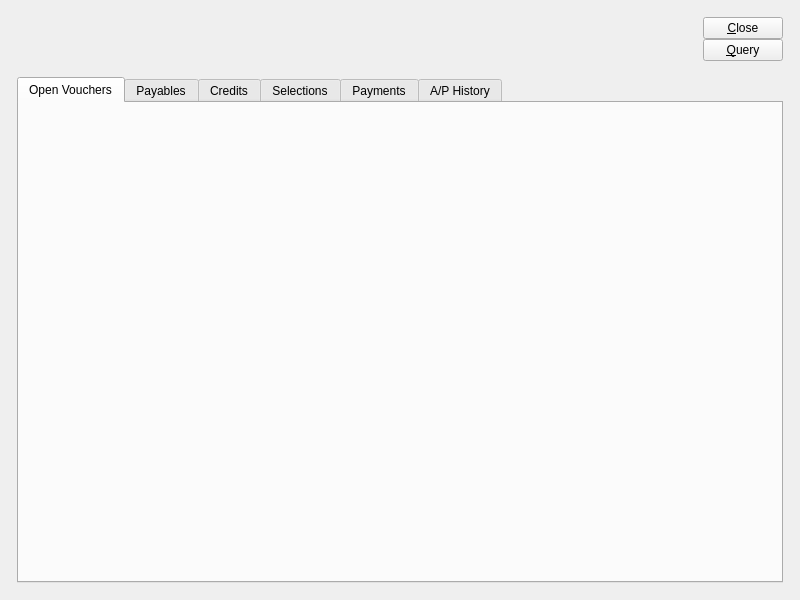
<?xml version="1.0" encoding="UTF-8"?>
<ui version="4.0">
 <comment>This file is part of the xTuple ERP: PostBooks Edition, a free and
open source Enterprise Resource Planning software suite,
Copyright (c) 1999-2018 by OpenMFG LLC, d/b/a xTuple.
It is licensed to you under the Common Public Attribution License
version 1.0, the full text of which (including xTuple-specific Exhibits)
is available at www.xtuple.com/CPAL.  By using this software, you agree
to be bound by its terms.</comment>
 <class>apWorkBench</class>
 <widget class="QWidget" name="apWorkBench">
  <property name="geometry">
   <rect>
    <x>0</x>
    <y>0</y>
    <width>800</width>
    <height>600</height>
   </rect>
  </property>
  <property name="windowTitle">
   <string>Payables Workbench</string>
  </property>
  <layout class="QGridLayout" name="gridLayout_2">
   <item row="0" column="0">
    <layout class="QGridLayout" name="gridLayout">
     <property name="margin">
      <number>12</number>
     </property>
     <property name="spacing">
      <number>12</number>
     </property>
     <item row="0" column="0">
      <layout class="QVBoxLayout" name="verticalLayout_2">
       <item>
        <layout class="QHBoxLayout" name="horizontalLayout">
         <item>
          <widget class="VendorGroup" name="_vendorgroup"/>
         </item>
         <item>
          <spacer>
           <property name="orientation">
            <enum>Qt::Horizontal</enum>
           </property>
           <property name="sizeHint" stdset="0">
            <size>
             <width>161</width>
             <height>48</height>
            </size>
           </property>
          </spacer>
         </item>
        </layout>
       </item>
       <item>
        <spacer name="verticalSpacer_2">
         <property name="orientation">
          <enum>Qt::Vertical</enum>
         </property>
         <property name="sizeHint" stdset="0">
          <size>
           <width>20</width>
           <height>0</height>
          </size>
         </property>
        </spacer>
       </item>
      </layout>
     </item>
     <item row="0" column="1">
      <layout class="QVBoxLayout" name="verticalLayout">
       <property name="spacing">
        <number>0</number>
       </property>
       <item>
        <widget class="QPushButton" name="_close">
         <property name="text">
          <string>&amp;Close</string>
         </property>
         <property name="autoDefault">
          <bool>false</bool>
         </property>
         <property name="default">
          <bool>false</bool>
         </property>
        </widget>
       </item>
       <item>
        <widget class="QPushButton" name="_query">
         <property name="text">
          <string>&amp;Query</string>
         </property>
        </widget>
       </item>
       <item>
        <spacer name="verticalSpacer">
         <property name="orientation">
          <enum>Qt::Vertical</enum>
         </property>
         <property name="sizeHint" stdset="0">
          <size>
           <width>20</width>
           <height>0</height>
          </size>
         </property>
        </spacer>
       </item>
      </layout>
     </item>
     <item row="1" column="0" colspan="2">
      <widget class="QTabWidget" name="_tab">
       <property name="sizePolicy">
        <sizepolicy hsizetype="Expanding" vsizetype="Expanding">
         <horstretch>0</horstretch>
         <verstretch>1</verstretch>
        </sizepolicy>
       </property>
       <property name="currentIndex">
        <number>0</number>
       </property>
       <widget class="QWidget" name="_vouchersTab">
        <attribute name="title">
         <string>Open Vouchers</string>
        </attribute>
        <layout class="QGridLayout" name="_vouchersTabLayout"/>
       </widget>
       <widget class="QWidget" name="_payablesTab">
        <attribute name="title">
         <string>Payables</string>
        </attribute>
        <layout class="QGridLayout" name="_payablesTabLayout"/>
       </widget>
       <widget class="QWidget" name="_creditsTab">
        <attribute name="title">
         <string>Credits</string>
        </attribute>
        <layout class="QGridLayout" name="_creditsTabLayout"/>
       </widget>
       <widget class="QWidget" name="_selectionsTab">
        <attribute name="title">
         <string>Selections</string>
        </attribute>
        <layout class="QGridLayout" name="_selectionsTabLayout"/>
       </widget>
       <widget class="QWidget" name="_checkRunTab">
        <attribute name="title">
         <string>Payments</string>
        </attribute>
        <layout class="QGridLayout" name="_checkRunTabLayout"/>
       </widget>
       <widget class="QWidget" name="_apHistoryTab">
        <attribute name="title">
         <string>A/P History</string>
        </attribute>
        <layout class="QGridLayout" name="_apHistoryTabLayout"/>
       </widget>
      </widget>
     </item>
    </layout>
   </item>
  </layout>
 </widget>
 <layoutdefault spacing="5" margin="5"/>
 <customwidgets>
  <customwidget>
   <class>VendorGroup</class>
   <extends>QWidget</extends>
   <header>vendorgroup.h</header>
  </customwidget>
 </customwidgets>
 <tabstops>
  <tabstop>_tab</tabstop>
  <tabstop>_close</tabstop>
 </tabstops>
 <resources/>
 <connections>
  <connection>
   <sender>_close</sender>
   <signal>clicked()</signal>
   <receiver>apWorkBench</receiver>
   <slot>close()</slot>
   <hints>
    <hint type="sourcelabel">
     <x>794</x>
     <y>70</y>
    </hint>
    <hint type="destinationlabel">
     <x>20</x>
     <y>20</y>
    </hint>
   </hints>
  </connection>
 </connections>
</ui>
